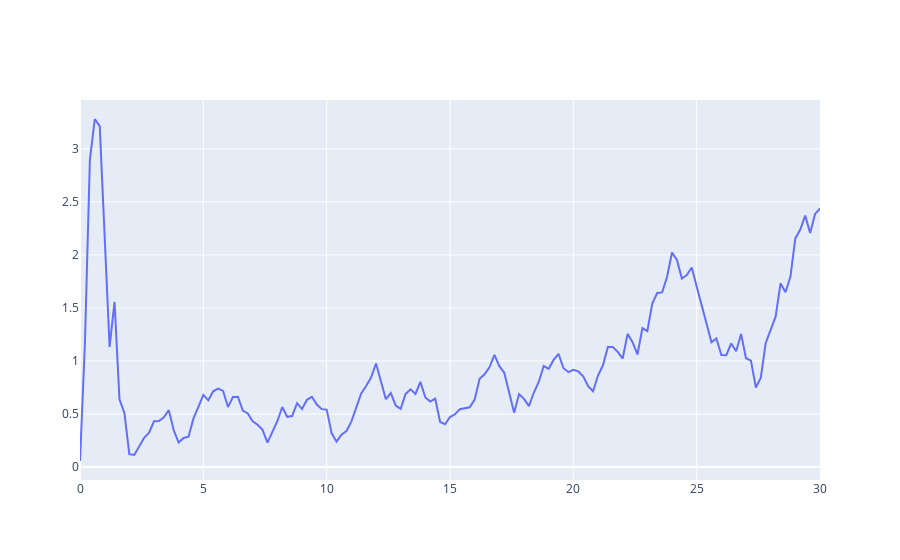

Source (notebook cell):
### Code cell
onorm = [np.linalg.norm(omat[i,:,:]) for i in range(kf_steps)]

figo = go.Figure()
figo.add_trace(go.Scatter(x=t_kf, y=onorm, name="Norm"))
figo.show()

oa = [omat[i,0,0] for i in range(kf_steps)]
figoa = go.Figure()
figoa.add_trace(go.Scatter(x=t_kf, y=oa, name="Norm"))
figoa.show()

### Figure 1 — Plotly figure (JSON) as saved in the notebook; plotly's stock layout.template omitted (floating-point values rounded to 4 significant figures; data arrays with more than 128 entries replaced by an {"elided": "..."} marker saying what was removed)
{"data": [{"name": "Norm", "type": "scatter", "x": {"elided": "151 float values"}, "y": {"elided": "151 float values"}}], "layout": {}}
